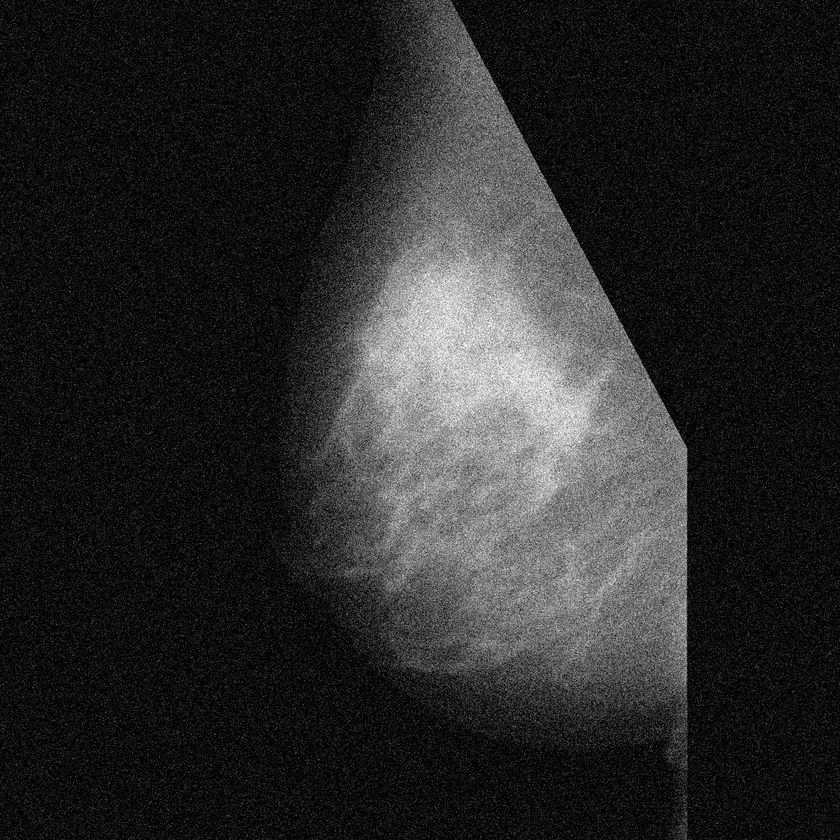
%> input picture rician/sample code/mdb209_noisy_pec.pgm, 840 x 840 px, shrunk from 1024 x 1024 before the run
$ octave Program_denoise_1.m   (GNU Octave 9; MATLAB toolbox functions it lacks are replaced by stand-ins)
%> lines starting %> are read from the running program, lines starting %| are printed output that depends on the picture; in (x1, y1, x2, y2) boxes, pixels count from 0 and x2, y2 are one past the last pixel; in counts of white or black regions, pixels touching at a corner belong together; the program's own positions count from 1
%> the answer given: mdb209_noisy_pec.pgm
%> further down, Io is the input picture: size 840x840 uint8; min 0, max 255, mean 40.5
### rician/sample code/Inoised.m
function I_noised = Inoised(image)

ss = menu('Select the amount of niose add in dB','2 dB', '5 dB', '8 dB');
%> the answer given: 1
switch ss
    case 1
        SNR = 2';
    case 2
        SNR = 5;
    case 3
        SNR = 8;
end

%%Add noise to image
Im = double(image)/255;
v = var(Im(:))/10^(SNR/10);
%> v = 0.0269
x = menu('Select a noise', 'Gaussian', 'SNR');
%> the answer given: 2

switch x
    case 1
        I_noised = imnoise(image,'gaussian', 0.02);
    case 2
        I_noised = imnoise(Im, 'gaussian', 0, v);
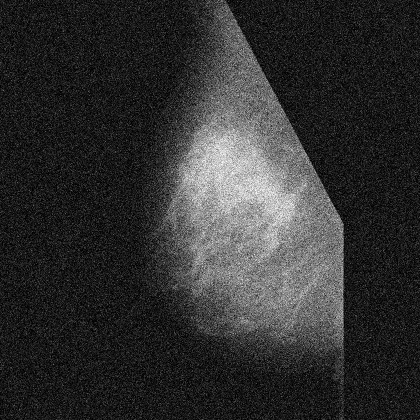
%> I_noised: size 840x840 double (shown at 1/2 size); min 0, max 1, mean 0.193
end

### rician/sample code/denoise_1.m
function b = denoise(image)

levels = input('What is the levels? ');
%%Doing the wavelet decomposition

ww = menu('Select a wavelet family','rbio1.5', 'db2', 'db3', 'sym3', 'coif2', 'bior1.1','haar');
switch ww
    case 1
        wname = ' rbio1.5' %'db1';
    case 2
        wname = 'db2';
    case 3
        wname = 'db3';
    case 4
        wname = 'sym3';
    case 5
        wname = 'coif2';
    case 6
        wname = 'bior1.1';
    case 7
        wname = 'haar';
end

[C,S] = wavedec2(image,levels,wname);
S
st = S(1,1)*S(1,2)+1;%length A +1
bayesC = [C(1:st-1),zeros(1,length(st:1:length(C)))];

%nhap ten Shrink_Theshold
disp('NameShrink:   1: Bayer;2 :VisuShrink (Universal);3: SureShrink; 4:Heuristic varian;')
disp('5:Conventional Threshold or sqtwolog (fix form of Universal);6: MiniMaxi threshold')
NameShrink = input('NameShrink:  ')
% NameShrink = input('NameShrink:1: Bayer;2 :VisuShrink;3: SureShrink')
    % 4:Heuristic varian; 5:Conventional Threshold or 'sqtwolog';6: MiniMaxi threshold'
for jj = 2:size(S,1)-1
    %for the H detail coefficients
    coefh = C(st:st+S(jj,1)*S(jj,2)-1);
    %nguong H
    Thrh =ThresholdSelect(coefh,NameShrink);       % chuyen thang 2d matrix nhu dung detcoef2('h',C,S,muc tuy jj);

    coefh_squ = reshape(coefh, [S(jj,1),S(jj,2)]);
    morph_cH = morph(coefh_squ);
    %'s':soft threshold, 'h':had threshold
    coefh_thr = wthresh(morph_cH,'s',Thrh);

    % chuyen thanh vecto tro lai de ghi vao C
    sthresh = reshape(coefh_thr,[1,S(jj,1)*S(jj,2)]);
    bayesC(st:st+S(jj,1)*S(jj,2)-1) = sthresh;
    st = st+S(jj,1)*S(jj,2);

    % for the V detail coefficients
    coefv = C(st:st+S(jj,1)*S(jj,2)-1);
     %Nguong V
    Thrv =ThresholdSelect(coefv,NameShrink) ;

    % chuyen thang 2d matrix nhu dung detcoef2('h',C,S,muc tuy jj);
    coefv_squ = reshape(coefv, [S(jj,1),S(jj,2)]);
    morpv_cV = morph(coefv_squ);
    coefv_thr = wthresh(morpv_cV,'s',Thrv);
    %coefv_thr = wthresh(morpv_cV,'h',Thrv);
    sthresv = reshape(coefv_thr,[1,S(jj,1)*S(jj,2)]);
    bayesC(st:st+S(jj,1)*S(jj,2)-1) = sthresv;
    st = st+S(jj,1)*S(jj,2);

    %for D detail coefficients
    coefd = C(st:st+S(jj,1)*S(jj,2)-1);
    % Nguong cua D; 'rigrsure' , 'heursure' , 'sqtwolog' , 'minimaxi'
    Thrd =ThresholdSelect(coefd,NameShrink);
    % chuyen thang 2d matrix nhu dung detcoef2('h',C,S,muc tuy jj);
    coefd_squ = reshape(coefd, [S(jj,1),S(jj,2)]);
    morpd_cD = morph(coefd_squ);
    coefd_thr = wthresh(morpd_cD,'s',Thrd);
    %coefd_thr = wthresh(morpd_cD,'h',Thrd);
    sthresd = reshape(coefd_thr,[1,S(jj,1)*S(jj,2)]);
    bayesC(st:st+S(jj,1)*S(jj,2)-1) = sthresd;
    st = st+S(jj,1)*S(jj,2);
end

%Reconstructing the image
b = waverec2(bayesC,S,wname);

### rician/sample code/ThresholdSelect.m
function Th=ThresholdSelect(X,NameShrink)
%%Input:
%C,S la2 wavedec2
%X:Data la H,V ,D lay tu C cho tung muc
%NameShrink: 1: Bayer;2 :VisuShrink;3: SureShrink;4:Heuristic varian;
% 5:Conventional Threshold or 'sqtwolog';6: MiniMaxi threshold
%%Output: Th: Threshold

% Estimated noisy variance
[r c]=size(X);
if r~=1
x=reshape(X,[1,r*c]);
else
x=X;
end
sigma=median(abs(x))/0.6745;

switch NameShrink
    case 1 %BayerShrink
        len=numel(x);
        sigmay2=sum(x.^2)/len;
        sigmax=sqrt(max(sigmay2-sigma^2,0));
        if sigmax==0 Th=max(abs(x));
        else Th=sigma^2/sigmax;
        end

    case 2 %VisuShrink or Universal

        Th=sigma*sqrt(2*log(numel(x))); %thselect la 'sqtwolog';

    case 3 %SureShrink

        Th = thselect(x,'rigrsure'); %thselect: ham Matlab

     case 4 %Heuristic variant of 'rigrsure' and 'sqtwolog'.

        Th = thselect(x,'heursure');
    case 5 %sqtwolog or conventional

        Th = thselect(x,'sqtwolog'); % fix form of Universal or Conventional threshold

    case 6 %   'minimaxi'

        Th=thselect(x,'minimaxi'); %Minimax thresholding.


end

### rician/sample code/preprocess.m
function I2 = preprocess(imgFile1)

%% Wiener filter
I2 = wiener2(imgFile1, [3 3]);

### rician/sample code/Program_denoise_1.m
close all
clear all
clc

I = imgetfile();
Io = imread(I);
figure, imshow(Io), title('Original Image');

%%Add noise to image
I_noised = Inoised(Io);
noised = uint8(I_noised);
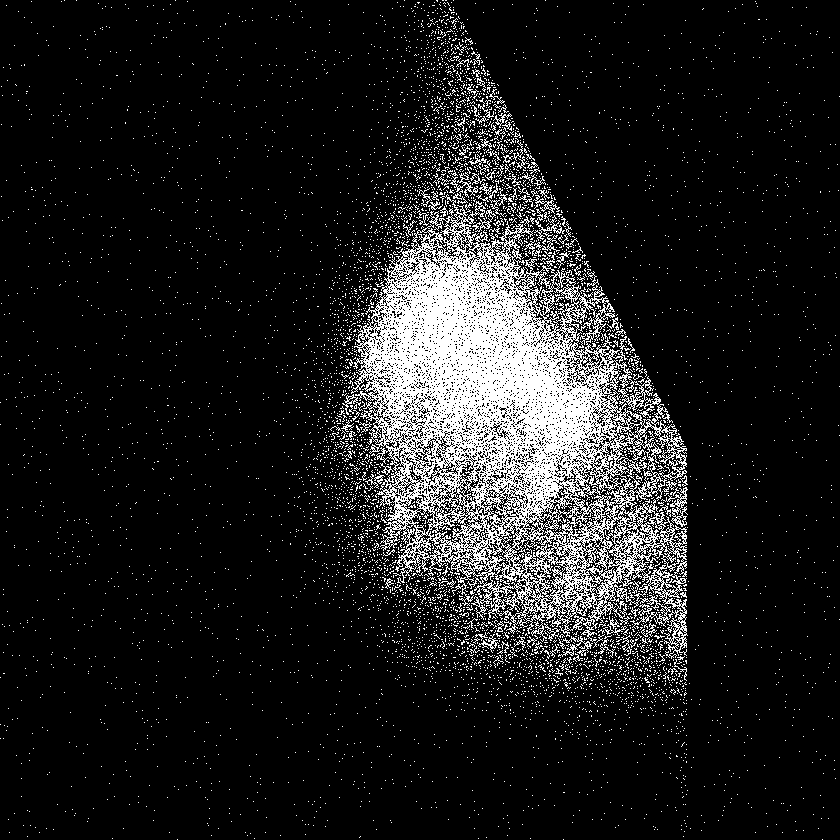
%> noised: size 840x840 uint8; values 0 (black) and 1 (white), 11.6% white in thin lines or dots
figure, imshow(mat2gray(I_noised)), title('Noised Image');
% I_noised = imread('mdb209_noisy_pec.pgm');
% noised=uint8(I_noised);
[psnr1, snr1] = psnr(noised, Io);
%> psnr1 = 11.71; snr1 = 0.0335
psnr1
%> psnr1 = 11.71

%% PreProcess
preprocessed = preprocess(I_noised);
preprocess = uint8(preprocessed);
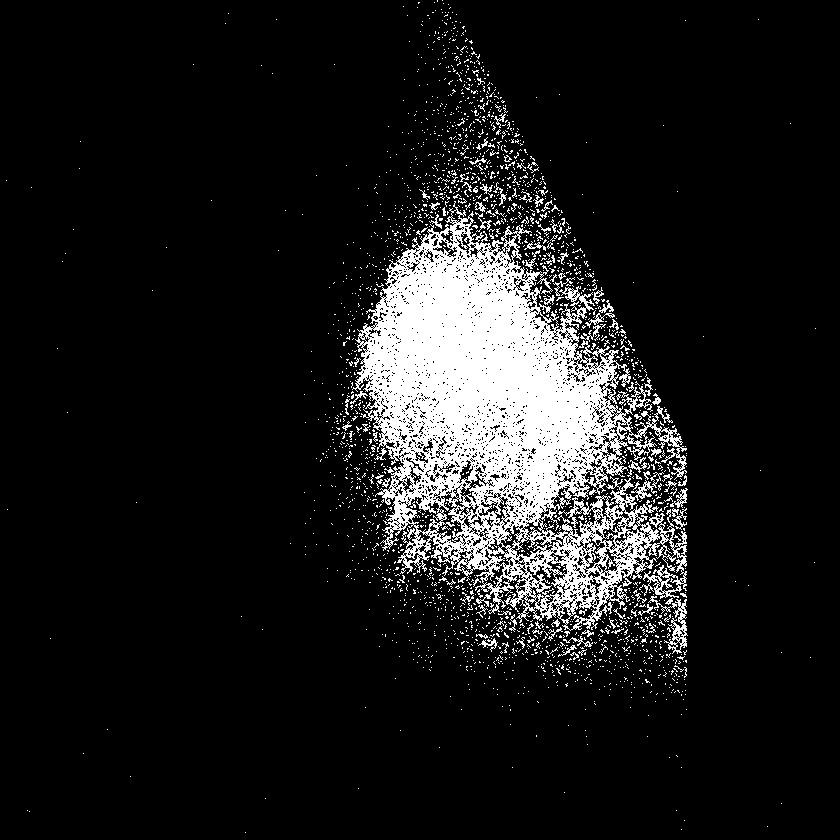
%> preprocess: size 840x840 uint8; values 0 (black) and 1 (white), 10.8% white; 2314 white regions (2216 under 20 px), largest, box (x1, y1, x2, y2) and area: (352, 201, 687, 631) 65025, (648, 596, 688, 654) 566, (670, 488, 688, 508) 128
figure, imshow(mat2gray(preprocessed)), title('preProcesed Image');

%% Wavelet denoising
denoisedImage = denoise_1(preprocessed);
%> the answer given: 3
%> the answer given: 3
%> in denoise, `[C,S] = wavedec2(image,levels,wname);`: S = [109 109; 109 109; 213 213; 422 422; 840 840]
%> in denoise, `st = S(1,1)*S(1,2)+1;`: st = 11882
%> the answer given: 'mdb209_pec.pgm'
%> the loop in denoise, `for jj = 2:size(S,1)-1` made 1 pass
%> the run ends on the next line

$ run again, with rician/sample code/mdb032_pec.pgm copied over rician/sample code/mdb209_noisy_pec.pgm
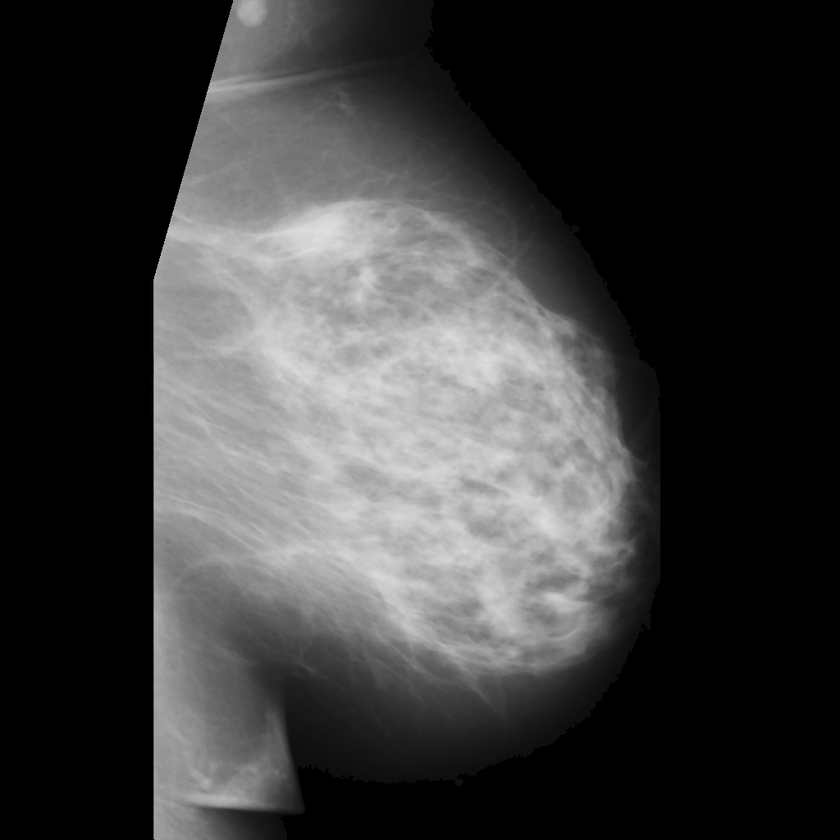
%> input picture rician/sample code/mdb032_pec.pgm, 840 x 840 px, shrunk from 1024 x 1024 before the run
%> Io is the input picture: size 840x840 uint8; min 0, max 223, mean 59.6
%> v = 0.0549
%> `noised = uint8(I_noised);`:
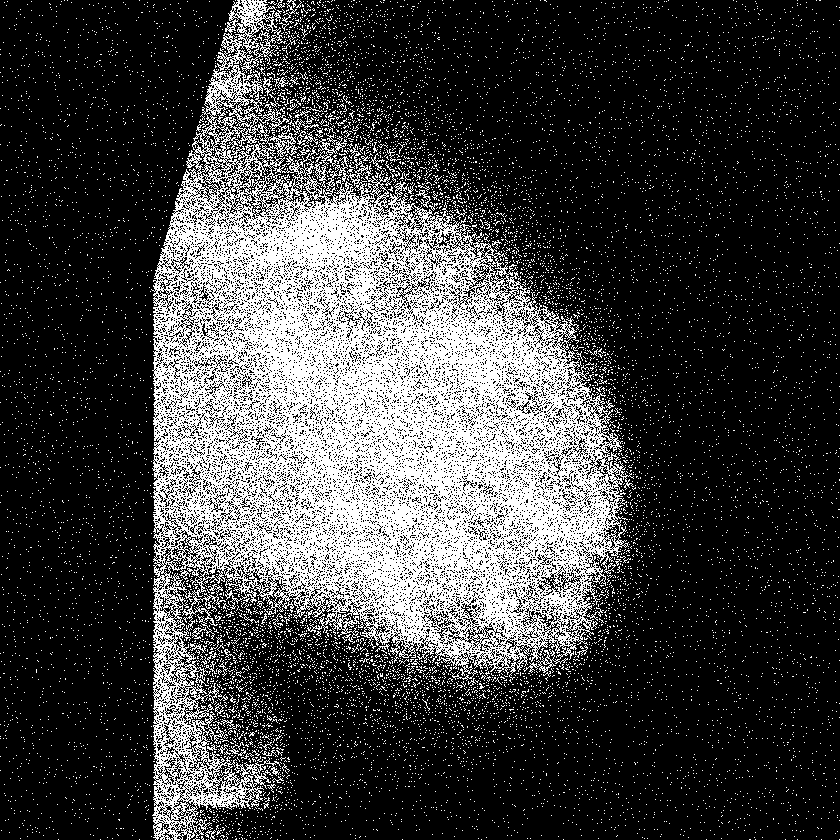
%> noised: size 840x840 uint8; values 0 (black) and 1 (white), 25.2% white in thin lines or dots
%> `[psnr1, snr1] = psnr(noised, Io);`: psnr1 = 8.53; snr1 = 0.0372
%> `psnr1`: psnr1 = 8.53
%> `preprocess = uint8(preprocessed);`:
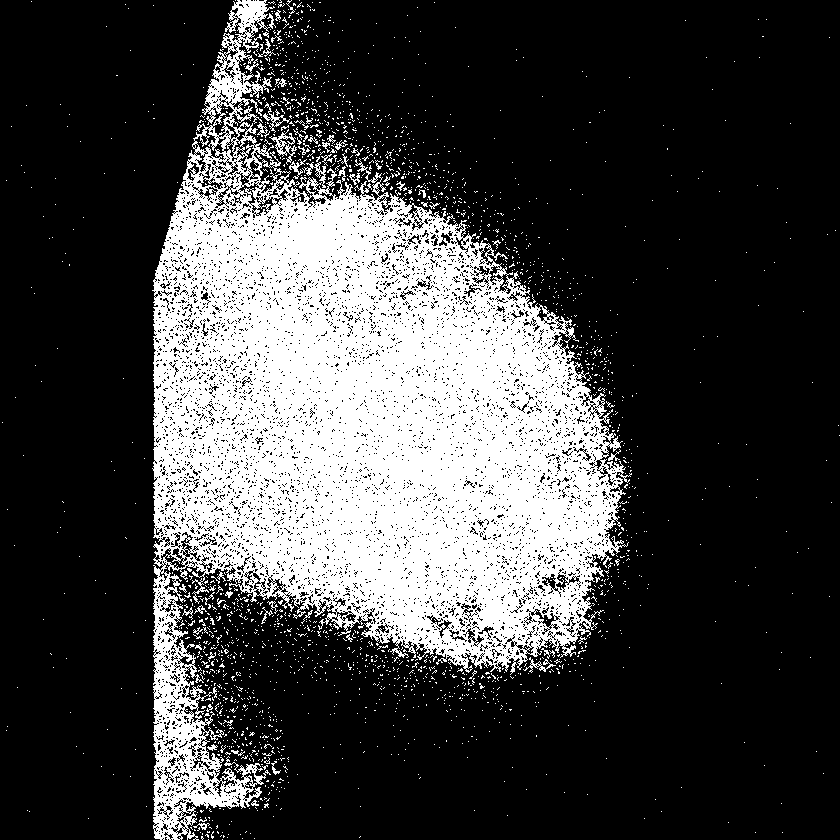
%> preprocess: size 840x840 uint8; values 0 (black) and 1 (white), 26% white; 2169 white regions (2112 under 20 px), largest, box (x1, y1, x2, y2) and area: (152, 0, 632, 840) 175387, (269, 129, 297, 165) 281, (302, 162, 326, 188) 175
%> in denoise, `[C,S] = wavedec2(image,levels,wname);`: S = [109 109; 109 109; 213 213; 422 422; 840 840]
%> st = 11882
%> the loop in denoise, `for jj = 2:size(S,1)-1` made 1 pass

$ run again, with rician/sample code/mdb081_pec.pgm copied over rician/sample code/mdb209_noisy_pec.pgm
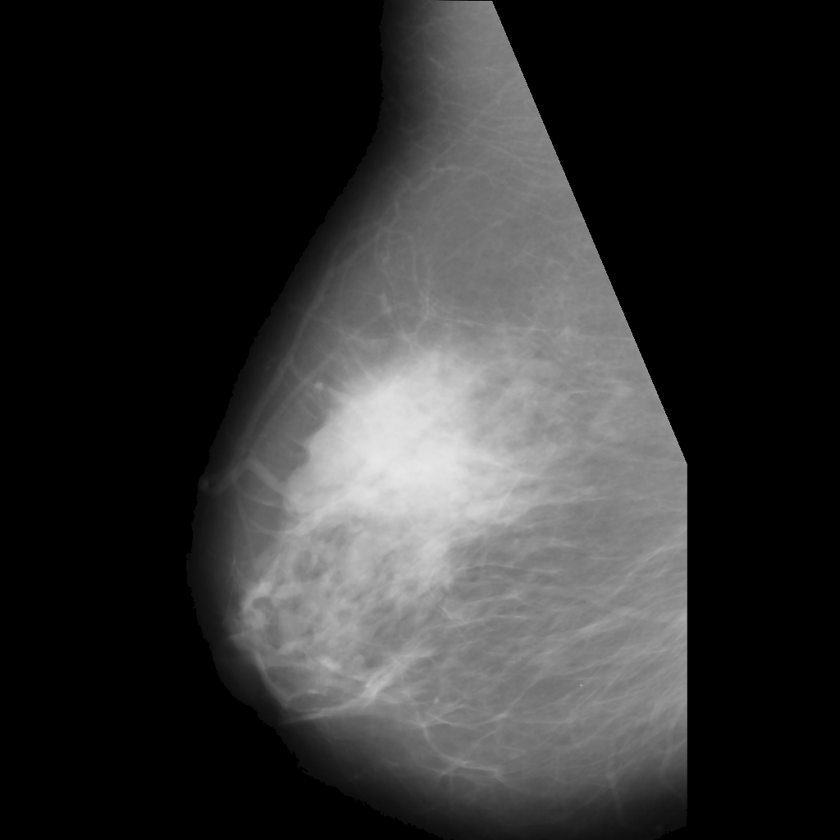
%> input picture rician/sample code/mdb081_pec.pgm, 840 x 840 px, shrunk from 1024 x 1024 before the run
%> Io is the input picture: size 840x840 uint8; min 0, max 230, mean 49.7
%> v = 0.0431
%> `noised = uint8(I_noised);`:
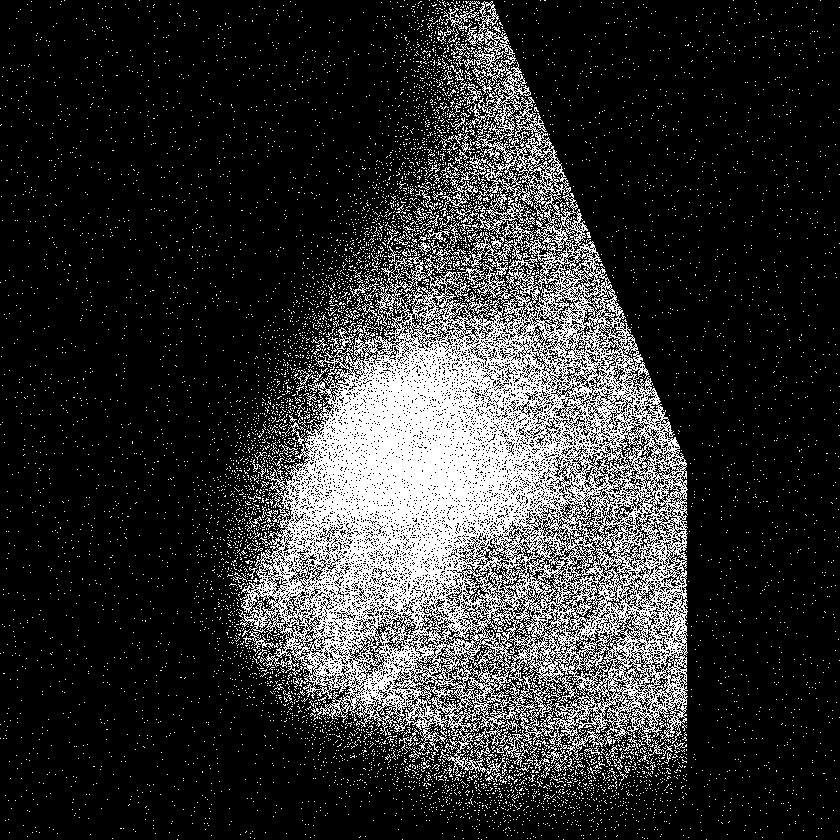
%> noised: size 840x840 uint8; values 0 (black) and 1 (white), 19.8% white in thin lines or dots
%> `[psnr1, snr1] = psnr(noised, Io);`: psnr1 = 9.77; snr1 = 0.0356
%> `psnr1`: psnr1 = 9.77
%> `preprocess = uint8(preprocessed);`:
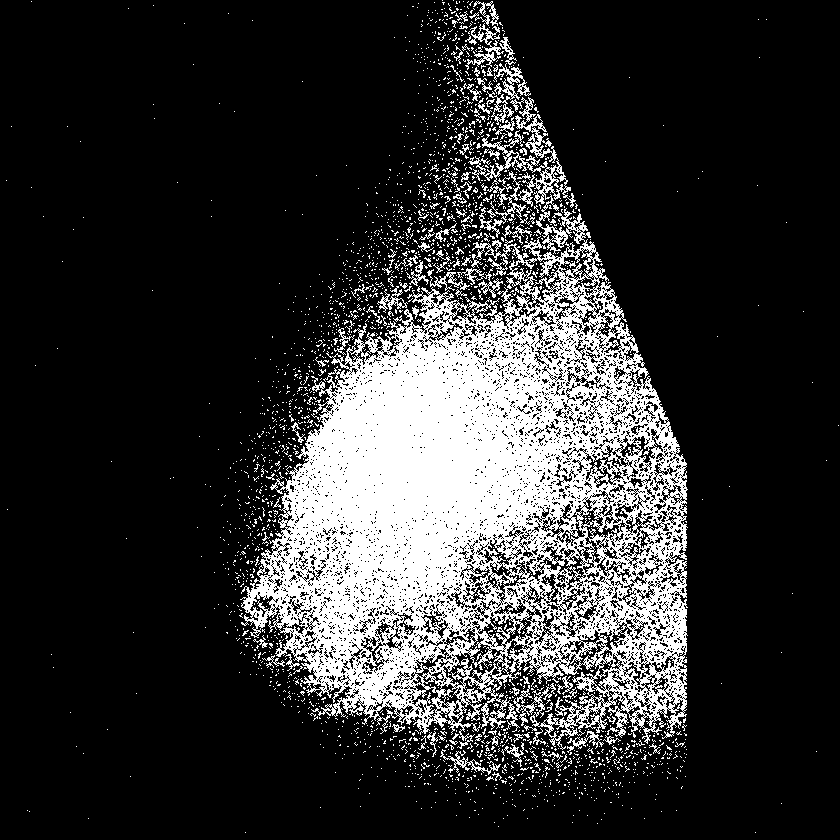
%> preprocess: size 840x840 uint8; values 0 (black) and 1 (white), 19.4% white; 2448 white regions (2342 under 20 px), largest, box (x1, y1, x2, y2) and area: (240, 97, 688, 750) 122301, (487, 63, 531, 125) 716, (465, 23, 504, 70) 531
%> in denoise, `[C,S] = wavedec2(image,levels,wname);`: S = [109 109; 109 109; 213 213; 422 422; 840 840]
%> st = 11882
%> the loop in denoise, `for jj = 2:size(S,1)-1` made 1 pass
